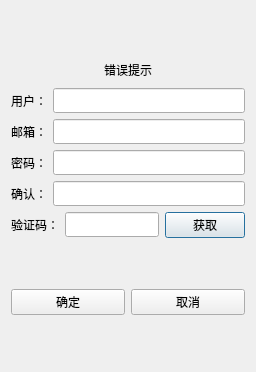
<?xml version="1.0" encoding="UTF-8"?>
<ui version="4.0">
 <class>RegisterDialog</class>
 <widget class="QDialog" name="RegisterDialog">
  <property name="geometry">
   <rect>
    <x>0</x>
    <y>0</y>
    <width>256</width>
    <height>372</height>
   </rect>
  </property>
  <property name="windowTitle">
   <string>Dialog</string>
  </property>
  <layout class="QVBoxLayout" name="verticalLayout_2">
   <item>
    <layout class="QVBoxLayout" name="verticalLayout">
     <item>
      <spacer name="verticalSpacer_2">
       <property name="orientation">
        <enum>Qt::Vertical</enum>
       </property>
       <property name="sizeHint" stdset="0">
        <size>
         <width>20</width>
         <height>40</height>
        </size>
       </property>
      </spacer>
     </item>
     <item>
      <widget class="QLabel" name="err_tip">
       <property name="minimumSize">
        <size>
         <width>0</width>
         <height>25</height>
        </size>
       </property>
       <property name="maximumSize">
        <size>
         <width>16777215</width>
         <height>25</height>
        </size>
       </property>
       <property name="font">
        <font>
         <bold>false</bold>
        </font>
       </property>
       <property name="text">
        <string>错误提示</string>
       </property>
       <property name="textFormat">
        <enum>Qt::PlainText</enum>
       </property>
       <property name="alignment">
        <set>Qt::AlignCenter</set>
       </property>
      </widget>
     </item>
     <item>
      <layout class="QHBoxLayout" name="horizontalLayout">
       <item>
        <widget class="QLabel" name="user_label">
         <property name="text">
          <string>用户：</string>
         </property>
        </widget>
       </item>
       <item>
        <widget class="QLineEdit" name="user_edit">
         <property name="minimumSize">
          <size>
           <width>0</width>
           <height>25</height>
          </size>
         </property>
         <property name="maximumSize">
          <size>
           <width>16777215</width>
           <height>25</height>
          </size>
         </property>
        </widget>
       </item>
      </layout>
     </item>
     <item>
      <layout class="QHBoxLayout" name="horizontalLayout_2">
       <item>
        <widget class="QLabel" name="email_label">
         <property name="text">
          <string>邮箱：</string>
         </property>
        </widget>
       </item>
       <item>
        <widget class="QLineEdit" name="email_edit">
         <property name="minimumSize">
          <size>
           <width>0</width>
           <height>25</height>
          </size>
         </property>
         <property name="maximumSize">
          <size>
           <width>16777215</width>
           <height>25</height>
          </size>
         </property>
        </widget>
       </item>
      </layout>
     </item>
     <item>
      <layout class="QHBoxLayout" name="horizontalLayout_3">
       <item>
        <widget class="QLabel" name="pass_label">
         <property name="text">
          <string>密码：</string>
         </property>
        </widget>
       </item>
       <item>
        <widget class="QLineEdit" name="pass_edit">
         <property name="minimumSize">
          <size>
           <width>0</width>
           <height>25</height>
          </size>
         </property>
         <property name="maximumSize">
          <size>
           <width>16777215</width>
           <height>25</height>
          </size>
         </property>
         <property name="echoMode">
          <enum>QLineEdit::Password</enum>
         </property>
        </widget>
       </item>
      </layout>
     </item>
     <item>
      <layout class="QHBoxLayout" name="horizontalLayout_5">
       <item>
        <widget class="QLabel" name="confirm_label">
         <property name="text">
          <string>确认：</string>
         </property>
        </widget>
       </item>
       <item>
        <widget class="QLineEdit" name="confirm_edit">
         <property name="minimumSize">
          <size>
           <width>0</width>
           <height>25</height>
          </size>
         </property>
         <property name="maximumSize">
          <size>
           <width>16777215</width>
           <height>25</height>
          </size>
         </property>
         <property name="echoMode">
          <enum>QLineEdit::Password</enum>
         </property>
        </widget>
       </item>
      </layout>
     </item>
     <item>
      <layout class="QHBoxLayout" name="horizontalLayout_7">
       <item>
        <widget class="QLabel" name="verify_label">
         <property name="text">
          <string>验证码：</string>
         </property>
        </widget>
       </item>
       <item>
        <widget class="QLineEdit" name="verify_edit">
         <property name="minimumSize">
          <size>
           <width>0</width>
           <height>25</height>
          </size>
         </property>
         <property name="maximumSize">
          <size>
           <width>16777215</width>
           <height>25</height>
          </size>
         </property>
        </widget>
       </item>
       <item>
        <widget class="QPushButton" name="verify_button">
         <property name="text">
          <string>获取</string>
         </property>
        </widget>
       </item>
      </layout>
     </item>
     <item>
      <spacer name="verticalSpacer">
       <property name="orientation">
        <enum>Qt::Vertical</enum>
       </property>
       <property name="sizeHint" stdset="0">
        <size>
         <width>20</width>
         <height>40</height>
        </size>
       </property>
      </spacer>
     </item>
     <item>
      <layout class="QHBoxLayout" name="horizontalLayout_8">
       <item>
        <widget class="QPushButton" name="confirm_button">
         <property name="text">
          <string>确定</string>
         </property>
        </widget>
       </item>
       <item>
        <widget class="QPushButton" name="cancel_button">
         <property name="text">
          <string>取消</string>
         </property>
        </widget>
       </item>
      </layout>
     </item>
     <item>
      <spacer name="verticalSpacer_3">
       <property name="orientation">
        <enum>Qt::Vertical</enum>
       </property>
       <property name="sizeHint" stdset="0">
        <size>
         <width>20</width>
         <height>40</height>
        </size>
       </property>
      </spacer>
     </item>
    </layout>
   </item>
  </layout>
 </widget>
 <resources/>
 <connections/>
</ui>
